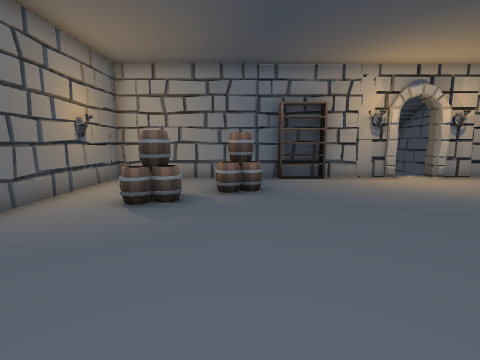
[1] (above)

23 first-person views from a walk through a 3-D level made in the Unity game engine. The camera is 1.4 m above the floor, tilts 8° down and sees 85° across. The floor is counted in squares, 1 m on a side. Each view is taken from the middle of a square. On the plan, view 1 faces up. The plan holds only what a view shows up to about 13 squares ahead; the rest is blank. The place goes on beyond the plan.

[2]
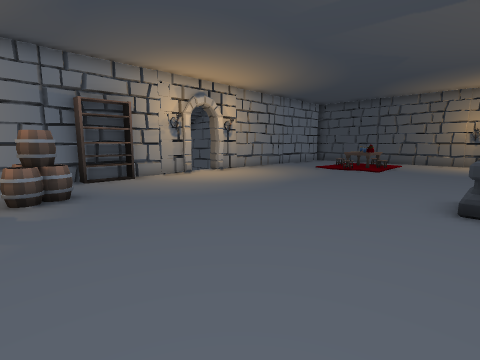

[3]
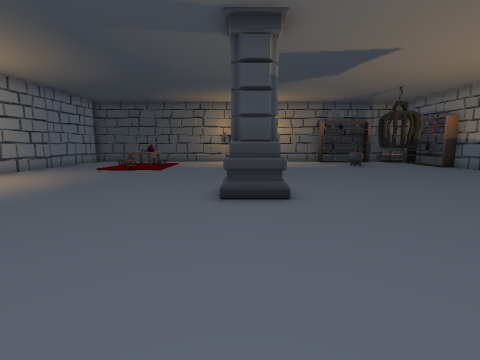

[4]
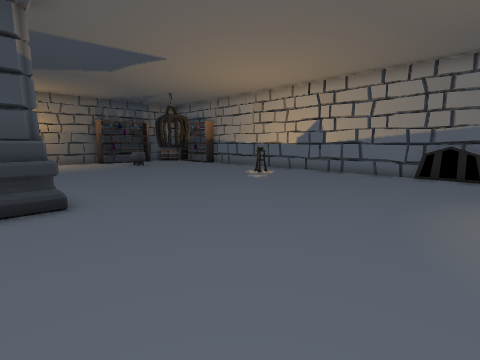

[5]
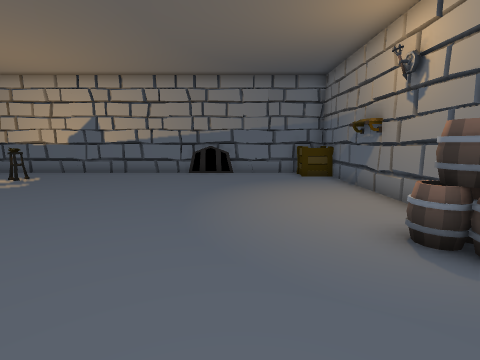

[6]
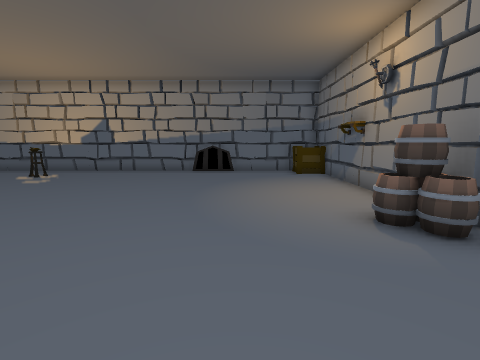

[7]
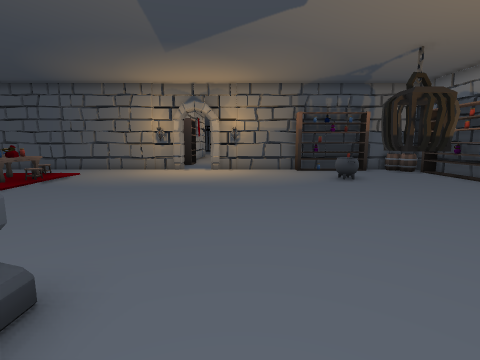

[8]
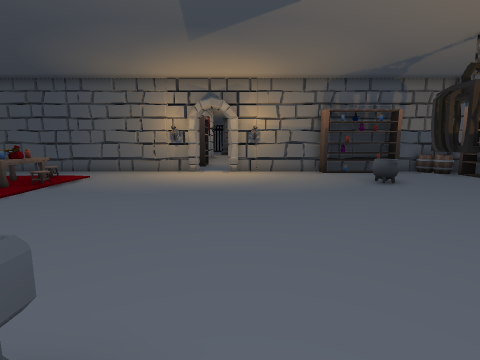

[9]
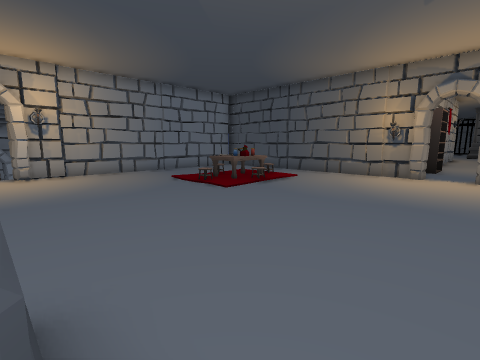

[10]
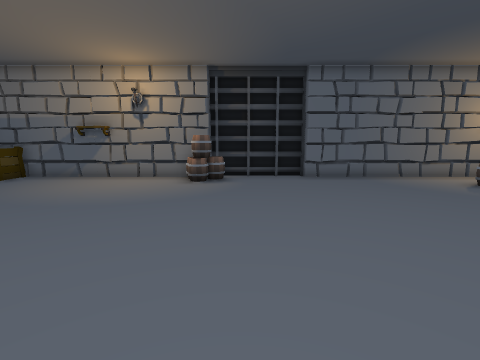

[11]
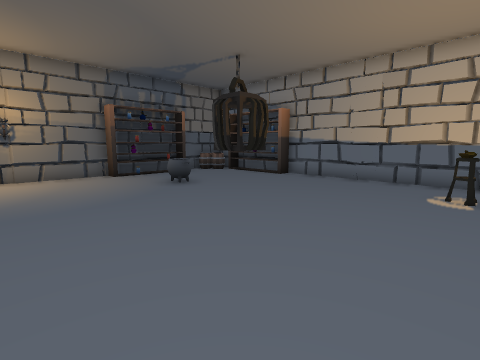

[12]
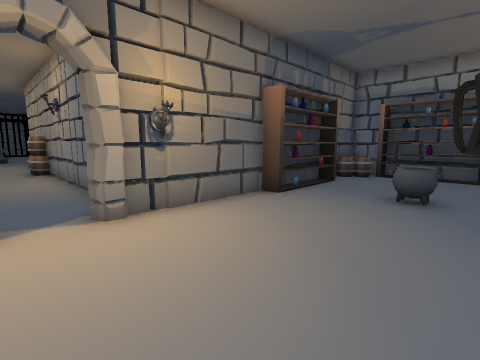

[13]
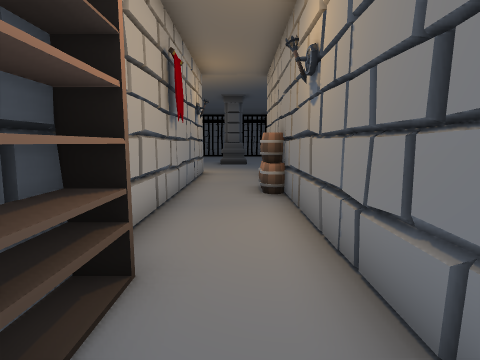

[14]
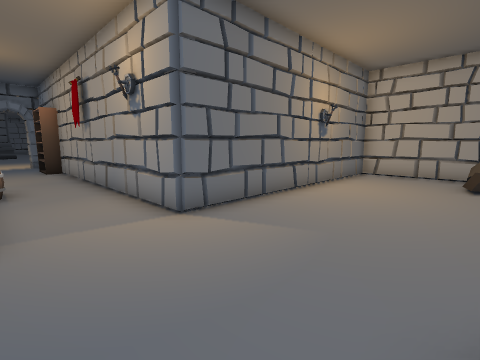

[15]
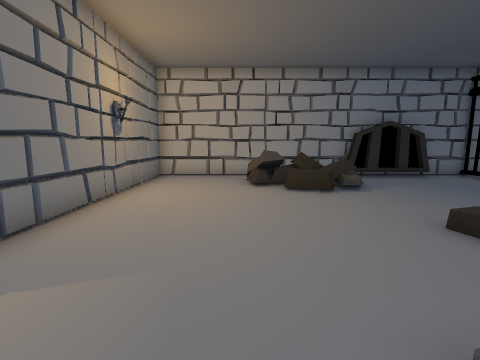

[16]
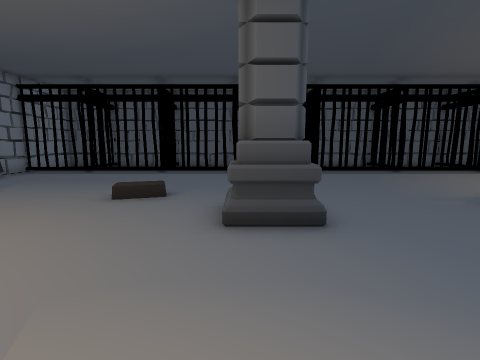

[17]
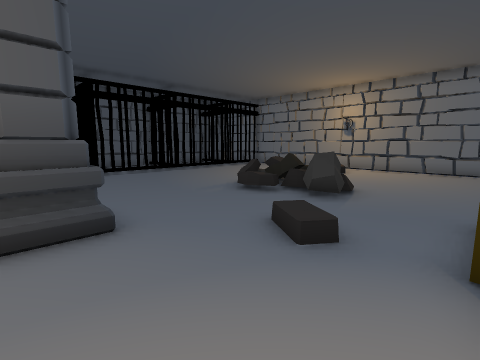

[18]
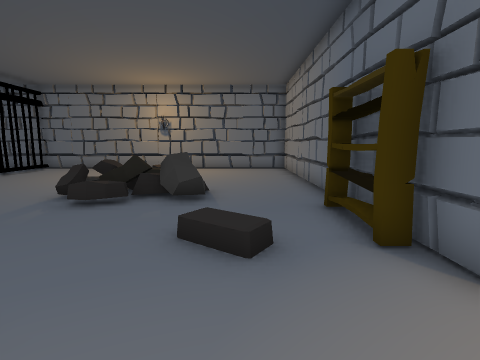

[19]
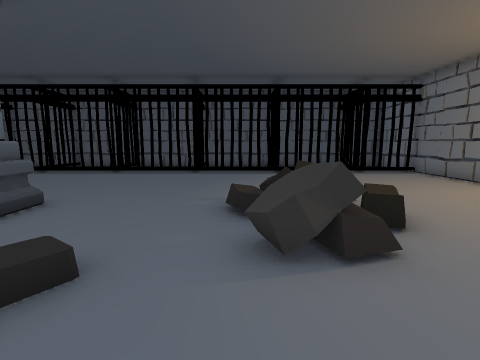

[20]
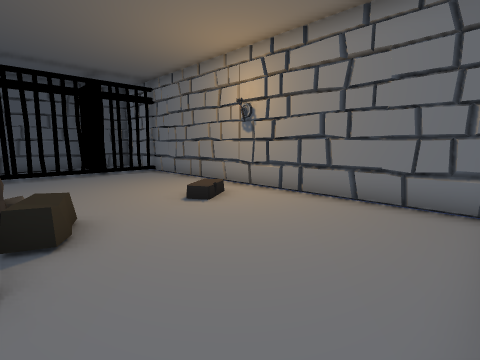

[21]
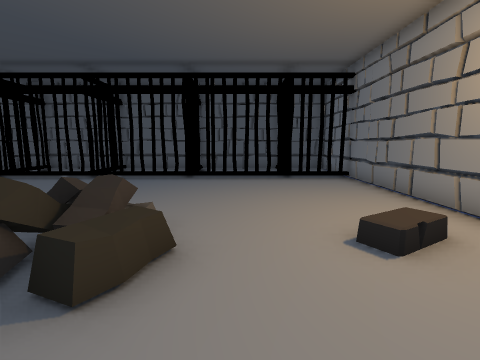

[22]
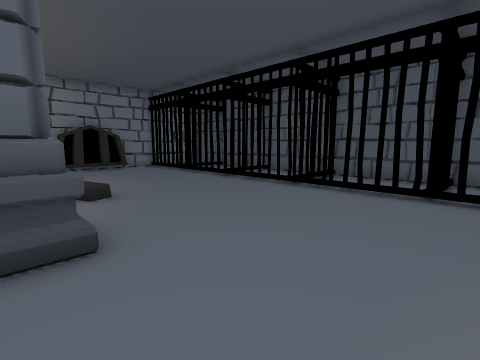

[23]
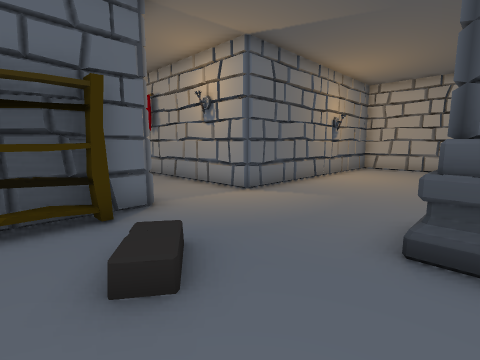

### Floor plan
Points are (right, up) in squares from view 1. A wall is a line through its corners. A room is listed if a view was taken in it or the views show most of it. See-through windows are left out.
Room 1 (views 1, 2, 3, 4, 5, 6, 7, 8, 9, 10, 11, 12, 13)
walls: (19, 1.4) (19, 9.9); (6.4, 10.7) (-4.9, 10.7) (-4.9, 0.8); (19, -6) (19, -1.5) (19.4, -1.3); (12.7, 10.7) (7.9, 10.7); (-4.9, -3.2) (-4.9, -6.5); (-5.2, 0.8) (-5.2, -3.2); (-5.3, 0.6) (-5.3, -3.2); (-0.6, -12.2) (1.4, -12.2); (22.3, -2.3) (27.5, -2.3); (19, -10.5) (19, -9.9); (-4.9, -8.4) (-4.9, -12.4) (17.6, -12.4); (17.9, -12.4) (19.1, -12.4); (33.6, 0.7) (22.7, 0.7)
ways out: opening at (34, -0.5) to room 2; opening at (7, 11)
objects: other object (-5, -4); other object (-4, -12) to (-4, -11); other object (-4, -4); other object (-4, -3); other object (-3, 6); other object (-2, 6); other object (0, 7); other object (0, 8); other object (0, 9); other object (2, 10) to (3, 10); other object (6, -1) to (7, 0); other object (8, -10); other object (13, -10) to (15, -8); other object (14, 5); other object (14, 6) to (15, 6); other object (15, -12); other object (15, -7) to (16, -7); other object (15, 5); other object (15, 7); other object (16, -12); other object (16, 6); other object (17, -12); other object (18, -12) to (18, -11); other object (19, -11); other object (19, -9); other object (19, -8); other object (19, -7); other object (19, 1); other object (22, 0) to (23, 0); other object (28, -2); other object (29, -2)
Room 2 (views 14, 15, 16, 17, 18, 19, 20, 21, 22, 23)
walls: (33.6, -2.2) (33.6, -13); (46.9, -3.9) (46.6, -3.5); (47.5, 0) (47.2, 0.4); (43.1, 10) (41.7, 10); (41.7, 10.3) (33.6, 10.3) (33.6, 0.7); (45, 10) (43.5, 10); (34.1, -14.4) (47.1, -14.4); (46.7, 10.3) (44.9, 10.3)
ways out: opening at (34, -0.5) to room 1; opening at (47, -5); gap at (47, -13); gap at (47, -10); gap at (47, -6.5); gap at (47, -2); gap at (47, 2); gap at (47, 6); gap at (47, 9)
objects: other object (34, -5) to (34, -4); other object (37, -9) to (40, -6); other object (38, 7) to (40, 9); other object (39, -1) to (40, 0)

Where each view was taken, in squares from view 1:
view 1: 0 up, 0 right, facing up
view 2: 0 up, 1 left, facing up-right
view 3: 0 up, 1 left, facing right
view 4: 0 up, 1 left, facing down-right
view 5: 0 up, 1 left, facing down
view 6: 1 up, 1 left, facing down
view 7: 3 down, 5 right, facing right
view 8: 2 down, 6 right, facing right
view 9: 2 down, 7 right, facing up-right
view 10: 2 down, 6 right, facing left
view 11: 2 down, 7 right, facing down-right
view 12: 0 up, 14 right, facing down-right
view 13: 1 down, 21 right, facing right
view 14: 2 down, 38 right, facing up-left
view 15: 1 down, 37 right, facing up
view 16: 0 up, 34 right, facing right
view 17: 0 up, 34 right, facing down-right
view 18: 0 up, 36 right, facing down
view 19: 6 down, 34 right, facing right
view 20: 8 down, 34 right, facing down-right
view 21: 10 down, 36 right, facing right
view 22: 5 down, 39 right, facing up-right
view 23: 5 down, 39 right, facing up-left
